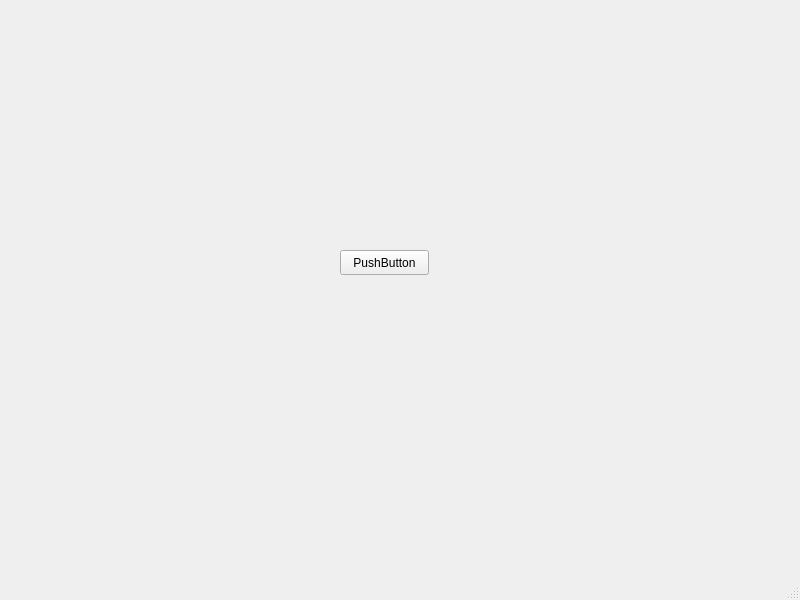
<?xml version="1.0" encoding="UTF-8"?>
<ui version="4.0">
 <class>MainWindow</class>
 <widget class="QMainWindow" name="MainWindow">
  <property name="geometry">
   <rect>
    <x>0</x>
    <y>0</y>
    <width>800</width>
    <height>600</height>
   </rect>
  </property>
  <property name="windowTitle">
   <string>MainWindow</string>
  </property>
  <widget class="QWidget" name="centralwidget">
   <widget class="QPushButton" name="pushButton">
    <property name="geometry">
     <rect>
      <x>340</x>
      <y>250</y>
      <width>89</width>
      <height>25</height>
     </rect>
    </property>
    <property name="text">
     <string>PushButton</string>
    </property>
   </widget>
  </widget>
  <widget class="QMenuBar" name="menubar">
   <property name="geometry">
    <rect>
     <x>0</x>
     <y>0</y>
     <width>800</width>
     <height>22</height>
    </rect>
   </property>
  </widget>
  <widget class="QStatusBar" name="statusbar"/>
 </widget>
 <resources/>
 <connections/>
</ui>
